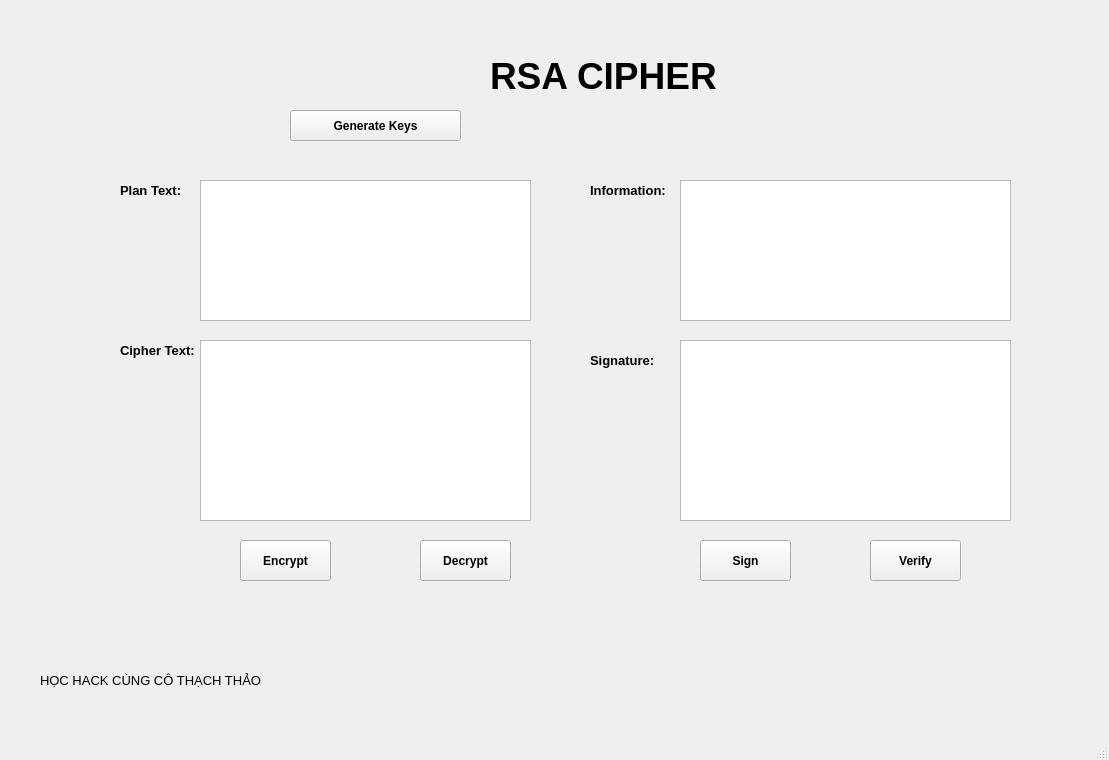
<?xml version="1.0" encoding="UTF-8"?>
<ui version="4.0">
 <class>MainWindow</class>
 <widget class="QMainWindow" name="MainWindow">
  <property name="geometry">
   <rect>
    <x>0</x>
    <y>0</y>
    <width>1109</width>
    <height>760</height>
   </rect>
  </property>
  <property name="font">
   <font>
    <pointsize>16</pointsize>
    <weight>75</weight>
    <bold>true</bold>
   </font>
  </property>
  <property name="windowTitle">
   <string>MainWindow</string>
  </property>
  <widget class="QWidget" name="centralwidget">
   <widget class="QLabel" name="label">
    <property name="geometry">
     <rect>
      <x>490</x>
      <y>40</y>
      <width>241</width>
      <height>71</height>
     </rect>
    </property>
    <property name="font">
     <font>
      <pointsize>28</pointsize>
     </font>
    </property>
    <property name="text">
     <string>RSA CIPHER</string>
    </property>
   </widget>
   <widget class="QLabel" name="label_2">
    <property name="geometry">
     <rect>
      <x>120</x>
      <y>170</y>
      <width>121</width>
      <height>41</height>
     </rect>
    </property>
    <property name="font">
     <font>
      <pointsize>10</pointsize>
      <weight>75</weight>
      <bold>true</bold>
     </font>
    </property>
    <property name="text">
     <string>Plan Text:</string>
    </property>
   </widget>
   <widget class="QLabel" name="label_3">
    <property name="geometry">
     <rect>
      <x>590</x>
      <y>340</y>
      <width>121</width>
      <height>41</height>
     </rect>
    </property>
    <property name="font">
     <font>
      <pointsize>10</pointsize>
      <weight>75</weight>
      <bold>true</bold>
     </font>
    </property>
    <property name="text">
     <string>Signature:</string>
    </property>
   </widget>
   <widget class="QLabel" name="label_4">
    <property name="geometry">
     <rect>
      <x>120</x>
      <y>330</y>
      <width>121</width>
      <height>41</height>
     </rect>
    </property>
    <property name="font">
     <font>
      <pointsize>10</pointsize>
      <weight>75</weight>
      <bold>true</bold>
     </font>
    </property>
    <property name="text">
     <string>Cipher Text: </string>
    </property>
   </widget>
   <widget class="QLabel" name="label_5">
    <property name="geometry">
     <rect>
      <x>590</x>
      <y>170</y>
      <width>121</width>
      <height>41</height>
     </rect>
    </property>
    <property name="font">
     <font>
      <pointsize>10</pointsize>
      <weight>75</weight>
      <bold>true</bold>
     </font>
    </property>
    <property name="text">
     <string>Information:</string>
    </property>
   </widget>
   <widget class="QTextEdit" name="txt_plan">
    <property name="geometry">
     <rect>
      <x>200</x>
      <y>180</y>
      <width>331</width>
      <height>141</height>
     </rect>
    </property>
    <property name="font">
     <font>
      <pointsize>12</pointsize>
      <weight>50</weight>
      <bold>false</bold>
     </font>
    </property>
   </widget>
   <widget class="QTextEdit" name="txt_cipher">
    <property name="geometry">
     <rect>
      <x>200</x>
      <y>340</y>
      <width>331</width>
      <height>181</height>
     </rect>
    </property>
    <property name="font">
     <font>
      <pointsize>12</pointsize>
      <weight>50</weight>
      <bold>false</bold>
     </font>
    </property>
   </widget>
   <widget class="QTextEdit" name="txt_info">
    <property name="geometry">
     <rect>
      <x>680</x>
      <y>180</y>
      <width>331</width>
      <height>141</height>
     </rect>
    </property>
    <property name="font">
     <font>
      <pointsize>12</pointsize>
      <weight>50</weight>
      <bold>false</bold>
     </font>
    </property>
   </widget>
   <widget class="QTextEdit" name="txt_sign">
    <property name="geometry">
     <rect>
      <x>680</x>
      <y>340</y>
      <width>331</width>
      <height>181</height>
     </rect>
    </property>
    <property name="font">
     <font>
      <pointsize>12</pointsize>
      <weight>50</weight>
      <bold>false</bold>
     </font>
    </property>
   </widget>
   <widget class="QPushButton" name="btn_encrypt">
    <property name="geometry">
     <rect>
      <x>240</x>
      <y>540</y>
      <width>91</width>
      <height>41</height>
     </rect>
    </property>
    <property name="font">
     <font>
      <pointsize>9</pointsize>
      <weight>75</weight>
      <bold>true</bold>
     </font>
    </property>
    <property name="text">
     <string>Encrypt</string>
    </property>
   </widget>
   <widget class="QPushButton" name="btn_decrypt">
    <property name="geometry">
     <rect>
      <x>420</x>
      <y>540</y>
      <width>91</width>
      <height>41</height>
     </rect>
    </property>
    <property name="font">
     <font>
      <pointsize>9</pointsize>
      <weight>75</weight>
      <bold>true</bold>
     </font>
    </property>
    <property name="text">
     <string>Decrypt</string>
    </property>
   </widget>
   <widget class="QPushButton" name="btn_sign">
    <property name="geometry">
     <rect>
      <x>700</x>
      <y>540</y>
      <width>91</width>
      <height>41</height>
     </rect>
    </property>
    <property name="font">
     <font>
      <pointsize>9</pointsize>
      <weight>75</weight>
      <bold>true</bold>
     </font>
    </property>
    <property name="text">
     <string>Sign</string>
    </property>
   </widget>
   <widget class="QPushButton" name="btn_verify">
    <property name="geometry">
     <rect>
      <x>870</x>
      <y>540</y>
      <width>91</width>
      <height>41</height>
     </rect>
    </property>
    <property name="font">
     <font>
      <pointsize>9</pointsize>
      <weight>75</weight>
      <bold>true</bold>
     </font>
    </property>
    <property name="text">
     <string>Verify</string>
    </property>
   </widget>
   <widget class="QPushButton" name="btn_gene">
    <property name="geometry">
     <rect>
      <x>290</x>
      <y>110</y>
      <width>171</width>
      <height>31</height>
     </rect>
    </property>
    <property name="font">
     <font>
      <pointsize>9</pointsize>
      <weight>75</weight>
      <bold>true</bold>
     </font>
    </property>
    <property name="text">
     <string>Generate Keys</string>
    </property>
   </widget>
   <widget class="QLabel" name="label_6">
    <property name="geometry">
     <rect>
      <x>40</x>
      <y>670</y>
      <width>491</width>
      <height>21</height>
     </rect>
    </property>
    <property name="font">
     <font>
      <pointsize>10</pointsize>
      <weight>50</weight>
      <bold>false</bold>
     </font>
    </property>
    <property name="text">
     <string>HỌC HACK CÙNG CÔ THẠCH THẢO</string>
    </property>
   </widget>
  </widget>
  <widget class="QMenuBar" name="menubar">
   <property name="geometry">
    <rect>
     <x>0</x>
     <y>0</y>
     <width>1109</width>
     <height>21</height>
    </rect>
   </property>
  </widget>
  <widget class="QStatusBar" name="statusbar"/>
 </widget>
 <resources/>
 <connections/>
</ui>
